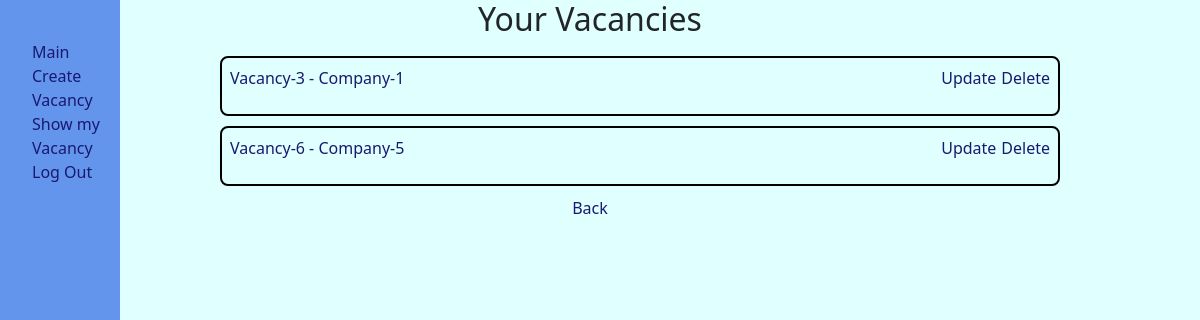
Screenshot of /vacancy/ (signed in) with the database file from the repository.
### main/models.py (models this page shows, shortened)
class Vacancy(models.Model):
    user = models.ForeignKey(User, on_delete=models.DO_NOTHING)
    name = models.CharField(max_length=255)
    company = models.CharField(max_length=255)
    salary = models.PositiveIntegerField()
    skills = models.TextField()
    duty = models.TextField()
    email = models.EmailField()
    slug = models.CharField(max_length=255, unique=True, null=True, blank=True)

### main/views.py (the view)
# urls.py: path('vacancy/', VacancyList.as_view(), name='vacancy'),
class VacancyList(ListView):
    model = Vacancy
    template_name = 'employer/vacancy_list.html'
    context_object_name = 'vacancies'
    def get_queryset(self):
        return Vacancy.objects.filter(user=self.request.user)

### main/templates/employer/vacancy_list.html
{% extends 'extends/base.html' %}
{% block content %}
    <div class="vacation">
        <h2>Your Vacancies</h2>
        {% for vacancy in vacancies %}
            <div class="vacancies">
                <p><a href="{% url 'vacancy_detail' pk=vacancy.pk %}">{{ vacancy.name }} - {{ vacancy.company }}</a></p>
                <div class="vacancies_2">
                    <p><a href="{% url 'vacancy_update' pk=vacancy.pk %}">Update</a></p>
                    <p><a href="{% url 'vacancy_delete' pk=vacancy.pk %}">Delete</a></p>
                </div>
            </div>
        {% endfor %}
        <a href="{% url 'employer' %}">Back</a>
    </div>
{% endblock %}

### static/style.css (style rules this page uses)
body { background-color: lightcyan; display: flex; }
a { gap: 2px; color: midnightblue; text-decoration: none; }
.vacation { gap: 10px; align-items: center; display: flex; flex-direction: column; }
.vacancies { margin-left: 100px; border: 2px solid black; border-radius: 8px; display: flex; flex-direction: row; justify-content: space-between; width: 70vw; padding: 8px; }
.vacancies_2 { display: flex; flex-direction: row; gap: 5px; }

### rows the page displays
Vacancy: name "Vacancy-3", company "Company-1"
Vacancy: name "Vacancy-6", company "Company-5"
